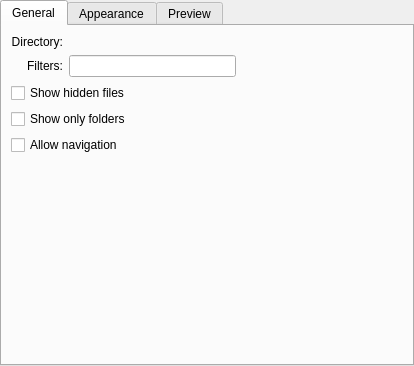
<ui version="4.0" >
 <class>QuickAccessConfig</class>
 <widget class="KTabWidget" name="QuickAccessConfig" >
  <property name="geometry" >
   <rect>
    <x>0</x>
    <y>0</y>
    <width>414</width>
    <height>366</height>
   </rect>
  </property>
  <property name="windowTitle" >
   <string>Form</string>
  </property>
  <property name="currentIndex" >
   <number>0</number>
  </property>
  <widget class="QWidget" name="general" >
   <property name="geometry" >
    <rect>
     <x>0</x>
     <y>0</y>
     <width>406</width>
     <height>335</height>
    </rect>
   </property>
   <attribute name="title" >
    <string>General</string>
   </attribute>
   <layout class="QVBoxLayout" name="verticalLayout_2" >
    <item>
     <layout class="QFormLayout" name="formLayout_2" >
      <property name="labelAlignment" >
       <set>Qt::AlignRight|Qt::AlignTrailing|Qt::AlignVCenter</set>
      </property>
      <item row="0" column="0" >
       <widget class="QLabel" name="selectLabel" >
        <property name="text" >
         <string>Directory:</string>
        </property>
        <property name="alignment" >
         <set>Qt::AlignRight|Qt::AlignTrailing|Qt::AlignVCenter</set>
        </property>
        <property name="buddy" >
         <cstring>urlRequester</cstring>
        </property>
       </widget>
      </item>
      <item row="0" column="1" >
       <widget class="KUrlRequester" name="urlRequester" >
        <property name="sizePolicy" >
         <sizepolicy vsizetype="Preferred" hsizetype="Preferred" >
          <horstretch>1</horstretch>
          <verstretch>0</verstretch>
         </sizepolicy>
        </property>
       </widget>
      </item>
      <item row="1" column="0" >
       <widget class="QLabel" name="filterLabel" >
        <property name="text" >
         <string>Filters:</string>
        </property>
        <property name="alignment" >
         <set>Qt::AlignRight|Qt::AlignTrailing|Qt::AlignVCenter</set>
        </property>
        <property name="buddy" >
         <cstring>filterEdit</cstring>
        </property>
       </widget>
      </item>
      <item row="1" column="1" >
       <layout class="QHBoxLayout" name="horizontalLayout" >
        <item>
         <widget class="KLineEdit" name="filterEdit" >
          <property name="sizePolicy" >
           <sizepolicy vsizetype="Fixed" hsizetype="Expanding" >
            <horstretch>0</horstretch>
            <verstretch>0</verstretch>
           </sizepolicy>
          </property>
         </widget>
        </item>
        <item>
         <spacer name="horizontalSpacer" >
          <property name="orientation" >
           <enum>Qt::Horizontal</enum>
          </property>
          <property name="sizeHint" stdset="0" >
           <size>
            <width>40</width>
            <height>20</height>
           </size>
          </property>
         </spacer>
        </item>
       </layout>
      </item>
     </layout>
    </item>
    <item>
     <widget class="QCheckBox" name="hiddenBox" >
      <property name="text" >
       <string>Show hidden files</string>
      </property>
     </widget>
    </item>
    <item>
     <widget class="QCheckBox" name="onlyDirsBox" >
      <property name="text" >
       <string>Show only folders</string>
      </property>
     </widget>
    </item>
    <item>
     <widget class="QCheckBox" name="navigationBox" >
      <property name="text" >
       <string>Allow navigation</string>
      </property>
     </widget>
    </item>
    <item>
     <spacer name="verticalSpacer_2" >
      <property name="orientation" >
       <enum>Qt::Vertical</enum>
      </property>
      <property name="sizeHint" stdset="0" >
       <size>
        <width>20</width>
        <height>24</height>
       </size>
      </property>
     </spacer>
    </item>
   </layout>
  </widget>
  <widget class="QWidget" name="appearance" >
   <property name="geometry" >
    <rect>
     <x>0</x>
     <y>0</y>
     <width>406</width>
     <height>335</height>
    </rect>
   </property>
   <attribute name="title" >
    <string>Appearance</string>
   </attribute>
   <layout class="QVBoxLayout" name="verticalLayout_6" >
    <item>
     <layout class="QFormLayout" name="formLayout" >
      <property name="fieldGrowthPolicy" >
       <enum>QFormLayout::FieldsStayAtSizeHint</enum>
      </property>
      <property name="labelAlignment" >
       <set>Qt::AlignRight|Qt::AlignTrailing|Qt::AlignVCenter</set>
      </property>
      <property name="formAlignment" >
       <set>Qt::AlignLeading|Qt::AlignLeft|Qt::AlignTop</set>
      </property>
      <item row="0" column="0" >
       <widget class="QLabel" name="label_2" >
        <property name="sizePolicy" >
         <sizepolicy vsizetype="Expanding" hsizetype="Preferred" >
          <horstretch>0</horstretch>
          <verstretch>0</verstretch>
         </sizepolicy>
        </property>
        <property name="text" >
         <string>Custom icon:</string>
        </property>
        <property name="alignment" >
         <set>Qt::AlignRight|Qt::AlignTrailing|Qt::AlignVCenter</set>
        </property>
       </widget>
      </item>
      <item row="0" column="1" >
       <widget class="KIconButton" name="iconbutton" >
        <property name="sizePolicy" >
         <sizepolicy vsizetype="Preferred" hsizetype="Preferred" >
          <horstretch>0</horstretch>
          <verstretch>0</verstretch>
         </sizepolicy>
        </property>
        <property name="iconSize" >
         <number>48</number>
        </property>
       </widget>
      </item>
      <item row="1" column="0" >
       <widget class="QLabel" name="label" >
        <property name="sizePolicy" >
         <sizepolicy vsizetype="Expanding" hsizetype="Preferred" >
          <horstretch>0</horstretch>
          <verstretch>0</verstretch>
         </sizepolicy>
        </property>
        <property name="text" >
         <string>Icon SIze:</string>
        </property>
        <property name="alignment" >
         <set>Qt::AlignRight|Qt::AlignTrailing|Qt::AlignVCenter</set>
        </property>
       </widget>
      </item>
      <item row="1" column="1" >
       <widget class="QComboBox" name="iconSizeCombo" >
        <item>
         <property name="text" >
          <string>16</string>
         </property>
        </item>
        <item>
         <property name="text" >
          <string>22</string>
         </property>
        </item>
        <item>
         <property name="text" >
          <string>32</string>
         </property>
        </item>
        <item>
         <property name="text" >
          <string>48</string>
         </property>
        </item>
        <item>
         <property name="text" >
          <string>64</string>
         </property>
        </item>
        <item>
         <property name="text" >
          <string>128</string>
         </property>
        </item>
       </widget>
      </item>
      <item row="2" column="0" >
       <widget class="QLabel" name="label_3" >
        <property name="sizePolicy" >
         <sizepolicy vsizetype="Expanding" hsizetype="Preferred" >
          <horstretch>0</horstretch>
          <verstretch>0</verstretch>
         </sizepolicy>
        </property>
        <property name="text" >
         <string>View mode:</string>
        </property>
        <property name="alignment" >
         <set>Qt::AlignRight|Qt::AlignTrailing|Qt::AlignVCenter</set>
        </property>
       </widget>
      </item>
      <item row="2" column="1" >
       <widget class="QComboBox" name="viewModeCombo" >
        <item>
         <property name="text" >
          <string>List mode</string>
         </property>
        </item>
        <item>
         <property name="text" >
          <string>Icon mode</string>
         </property>
        </item>
       </widget>
      </item>
     </layout>
    </item>
    <item>
     <widget class="QCheckBox" name="tooltipBox" >
      <property name="text" >
       <string>Show tooltips</string>
      </property>
     </widget>
    </item>
    <item>
     <widget class="QCheckBox" name="customLabelBox" >
      <property name="text" >
       <string>Use a custom Label</string>
      </property>
     </widget>
    </item>
    <item>
     <layout class="QHBoxLayout" name="horizontalLayout_2" >
      <item>
       <spacer name="horizontalSpacer_5" >
        <property name="orientation" >
         <enum>Qt::Horizontal</enum>
        </property>
        <property name="sizeType" >
         <enum>QSizePolicy::Minimum</enum>
        </property>
        <property name="sizeHint" stdset="0" >
         <size>
          <width>40</width>
          <height>20</height>
         </size>
        </property>
       </spacer>
      </item>
      <item>
       <layout class="QVBoxLayout" name="verticalLayout_5" >
        <item>
         <layout class="QFormLayout" name="formLayout_4" >
          <property name="labelAlignment" >
           <set>Qt::AlignRight|Qt::AlignTrailing|Qt::AlignVCenter</set>
          </property>
          <property name="formAlignment" >
           <set>Qt::AlignLeading|Qt::AlignLeft|Qt::AlignTop</set>
          </property>
          <item row="0" column="0" >
           <widget class="QLabel" name="customLabel" >
            <property name="enabled" >
             <bool>false</bool>
            </property>
            <property name="text" >
             <string>Label:</string>
            </property>
            <property name="alignment" >
             <set>Qt::AlignRight|Qt::AlignTrailing|Qt::AlignVCenter</set>
            </property>
            <property name="buddy" >
             <cstring>customLabelEdit</cstring>
            </property>
           </widget>
          </item>
          <item row="0" column="1" >
           <widget class="QLineEdit" name="customLabelEdit" >
            <property name="enabled" >
             <bool>false</bool>
            </property>
            <property name="sizePolicy" >
             <sizepolicy vsizetype="Fixed" hsizetype="Expanding" >
              <horstretch>1</horstretch>
              <verstretch>0</verstretch>
             </sizepolicy>
            </property>
           </widget>
          </item>
         </layout>
        </item>
        <item>
         <layout class="QVBoxLayout" name="verticalLayout_3" >
          <item>
           <widget class="QCheckBox" name="customLabelInApplet" >
            <property name="enabled" >
             <bool>false</bool>
            </property>
            <property name="text" >
             <string>Display this Label in the applet</string>
            </property>
           </widget>
          </item>
          <item>
           <widget class="QGroupBox" name="customLabelBox_2" >
            <property name="enabled" >
             <bool>false</bool>
            </property>
            <property name="title" >
             <string/>
            </property>
            <layout class="QVBoxLayout" name="verticalLayout" >
             <item>
              <widget class="QCheckBox" name="customLabelShowIcon" >
               <property name="text" >
                <string>Show the icon</string>
               </property>
              </widget>
             </item>
             <item>
              <layout class="QFormLayout" name="formLayout_3" >
               <property name="fieldGrowthPolicy" >
                <enum>QFormLayout::AllNonFixedFieldsGrow</enum>
               </property>
               <property name="labelAlignment" >
                <set>Qt::AlignRight|Qt::AlignTrailing|Qt::AlignVCenter</set>
               </property>
               <property name="formAlignment" >
                <set>Qt::AlignLeading|Qt::AlignLeft|Qt::AlignTop</set>
               </property>
               <item row="0" column="0" >
                <widget class="QLabel" name="label_4" >
                 <property name="text" >
                  <string>Textposition:</string>
                 </property>
                </widget>
               </item>
               <item row="0" column="1" >
                <widget class="QComboBox" name="customLabelTextOrientation" >
                 <item>
                  <property name="text" >
                   <string>Below Icon</string>
                  </property>
                 </item>
                 <item>
                  <property name="text" >
                   <string>Beside Icon</string>
                  </property>
                 </item>
                </widget>
               </item>
              </layout>
             </item>
            </layout>
           </widget>
          </item>
         </layout>
        </item>
       </layout>
      </item>
     </layout>
    </item>
   </layout>
  </widget>
  <widget class="QWidget" name="preview" >
   <property name="geometry" >
    <rect>
     <x>0</x>
     <y>0</y>
     <width>406</width>
     <height>335</height>
    </rect>
   </property>
   <attribute name="title" >
    <string>Preview</string>
   </attribute>
   <layout class="QVBoxLayout" name="verticalLayout_4" >
    <item>
     <widget class="QCheckBox" name="previewBox" >
      <property name="text" >
       <string>Show Previews</string>
      </property>
     </widget>
    </item>
    <item>
     <widget class="Line" name="line" >
      <property name="orientation" >
       <enum>Qt::Horizontal</enum>
      </property>
     </widget>
    </item>
    <item>
     <widget class="QLabel" name="previewLabel1" >
      <property name="text" >
       <string>Preview plugins:</string>
      </property>
     </widget>
    </item>
    <item>
     <layout class="QHBoxLayout" name="pluginLayout" >
      <item>
       <widget class="QLabel" name="previewLabel2" >
        <property name="text" >
         <string>Here you can enable/disable the plugins.</string>
        </property>
        <property name="wordWrap" >
         <bool>true</bool>
        </property>
       </widget>
      </item>
      <item>
       <widget class="Line" name="line_2" >
        <property name="orientation" >
         <enum>Qt::Vertical</enum>
        </property>
       </widget>
      </item>
     </layout>
    </item>
   </layout>
  </widget>
 </widget>
 <customwidgets>
  <customwidget>
   <class>KIconButton</class>
   <extends>QPushButton</extends>
   <header>kicondialog.h</header>
  </customwidget>
  <customwidget>
   <class>KLineEdit</class>
   <extends>QLineEdit</extends>
   <header>klineedit.h</header>
  </customwidget>
  <customwidget>
   <class>KTabWidget</class>
   <extends>QTabWidget</extends>
   <header>ktabwidget.h</header>
   <container>1</container>
  </customwidget>
  <customwidget>
   <class>KUrlRequester</class>
   <extends>QFrame</extends>
   <header>kurlrequester.h</header>
   <container>1</container>
  </customwidget>
 </customwidgets>
 <resources/>
 <connections>
  <connection>
   <sender>customLabelBox</sender>
   <signal>clicked(bool)</signal>
   <receiver>customLabel</receiver>
   <slot>setEnabled(bool)</slot>
   <hints>
    <hint type="sourcelabel" >
     <x>24</x>
     <y>211</y>
    </hint>
    <hint type="destinationlabel" >
     <x>88</x>
     <y>238</y>
    </hint>
   </hints>
  </connection>
  <connection>
   <sender>customLabelBox</sender>
   <signal>clicked(bool)</signal>
   <receiver>customLabelEdit</receiver>
   <slot>setEnabled(bool)</slot>
   <hints>
    <hint type="sourcelabel" >
     <x>90</x>
     <y>211</y>
    </hint>
    <hint type="destinationlabel" >
     <x>338</x>
     <y>246</y>
    </hint>
   </hints>
  </connection>
  <connection>
   <sender>customLabelBox</sender>
   <signal>clicked(bool)</signal>
   <receiver>customLabelInApplet</receiver>
   <slot>setEnabled(bool)</slot>
   <hints>
    <hint type="sourcelabel" >
     <x>249</x>
     <y>196</y>
    </hint>
    <hint type="destinationlabel" >
     <x>248</x>
     <y>256</y>
    </hint>
   </hints>
  </connection>
  <connection>
   <sender>customLabelInApplet</sender>
   <signal>clicked(bool)</signal>
   <receiver>customLabelBox_2</receiver>
   <slot>setEnabled(bool)</slot>
   <hints>
    <hint type="sourcelabel" >
     <x>198</x>
     <y>264</y>
    </hint>
    <hint type="destinationlabel" >
     <x>199</x>
     <y>288</y>
    </hint>
   </hints>
  </connection>
 </connections>
</ui>
